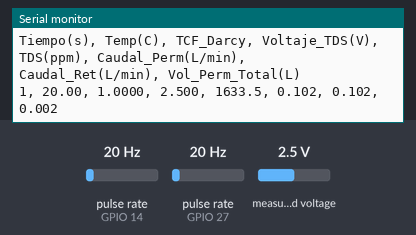
Simulated run of this sketch. Board: ESP32. Shown: the last lines printed to the serial monitor. Wiring (inferred from the names in the program): 2 × pulse sensor: data GPIO 14 / data GPIO 27; ADS1115 converter at I2C address 0x48. Inputs (shaded band) come from the test bench; at power-on: pulse rate (sensors on GPIO 14, GPIO 27) 20 Hz, measured voltage 2.5 V.

Above: at 1.7 s.
1.8 s: pulse rate (sensor on GPIO 14) set to 4 Hz
At 2.6 s:
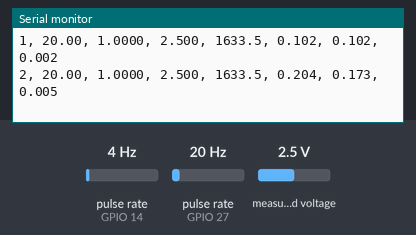
3.3 s: pulse rate (sensor on GPIO 27) set to 4 Hz
At 4.6 s:
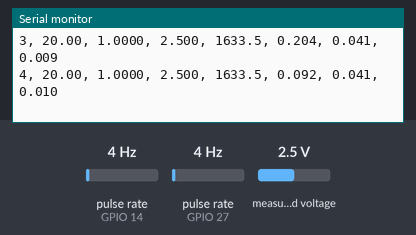
4.8 s: measured voltage set to 0.1 V
At 5.8 s:
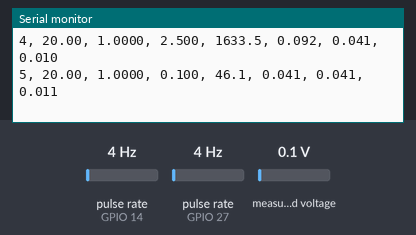
6.3 s: pulse rate (sensor on GPIO 14) set to 50 Hz
At 7.6 s:
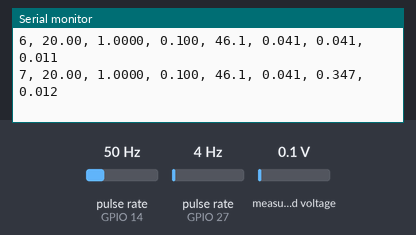
7.8 s: pulse rate (sensor on GPIO 27) set to 50 Hz
At 8.5 s:
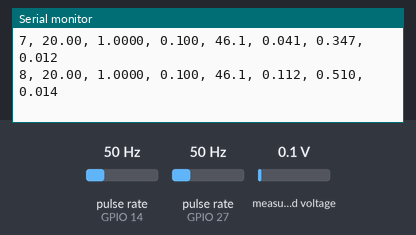
9.3 s: measured voltage set to 1.2 V
At 10.8 s:
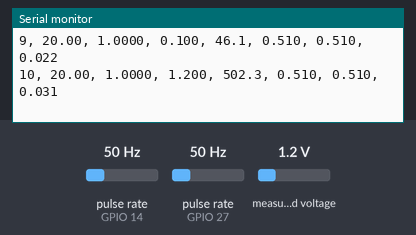
Timing chart, 0 to 11.8 s (numbered marks = the images above; inputs shaded):
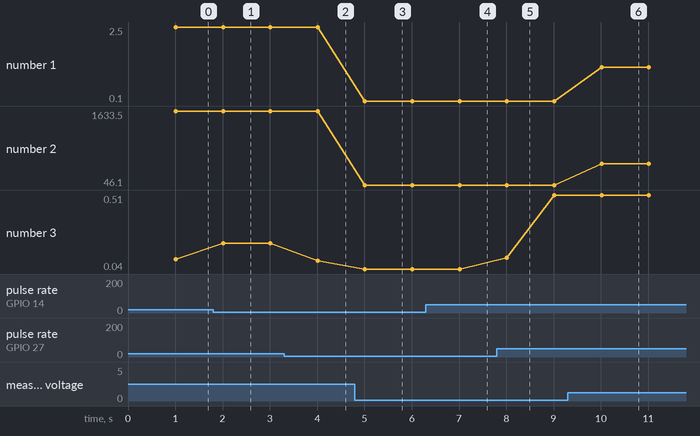

The sketch:

firmware_sensores_test.ino
```cpp
/* ==============================================================================
 * PROYECTO DE TESIS DE INGENIERÍA INDUSTRIAL - PLANTA DE ULTRAFILTRACIÓN FX100
 * HITO 3: TEST INTEGRAL DE SENSORES DISPONIBLES (CAUDAL, TEMPERATURA, TDS Y ADC)
 * ==============================================================================
 *
 * DESCRIPCIÓN:
 * Este firmware realiza la lectura simultánea y periódica de toda la instrumentación
 * actualmente disponible en el laboratorio:
 * 1. Dos caudalímetros de microflujo YF-S401 (Permeado en GPIO 27 y Retentado en GPIO 14).
 * 2. Sensor de temperatura sumergible DS18B20 en GPIO 34 (Protocolo OneWire).
 * 3. Sensor de calidad de agua TDS a través del conversor I2C ADS1115 (o GPIO 35 analógico).
 *
 * CONEXIONES FÍSICAS (ESP32 38 PINES):
 * - GPIO 27 ──► Señal Caudalímetro Permeado (Cable Amarillo)
 * - GPIO 14 ──► Señal Caudalímetro Retentado (Cable Amarillo)
 * - GPIO 34 ──► Señal Sonda DS18B20 (Cable Amarillo con resistencia 4.7k a 3.3V)
 * - GPIO 21 ──► SDA del módulo ADS1115 (Bus I2C)
 * - GPIO 22 ──► SCL del módulo ADS1115 (Bus I2C)
 * - GND     ──► Masa común de todos los sensores
 * - 3V3 / 5V──► Alimentación de sensores
 * ============================================================================== */

#include <Arduino.h>
#include <Wire.h>

// ------------------------------------------------------------------------------
// 1. ASIGNACIÓN DE PINES
// ------------------------------------------------------------------------------
const uint8_t PIN_CAUDAL_PERM = 27; // Pulsos Caudalímetro Permeado
const uint8_t PIN_CAUDAL_RET  = 14; // Pulsos Caudalímetro Retentado
const uint8_t PIN_ONEWIRE     = 34; // Datos Sonda DS18B20
const uint8_t PIN_TDS_DIRECTO = 35; // Entrada analógica de respaldo para TDS

// Dirección I2C del conversor ADS1115 (Pin ADDR a GND)
const uint8_t ADS1115_I2C_ADDR = 0x48;

// ------------------------------------------------------------------------------
// 2. VARIABLES DE CAUDAL (INTERRUPCIONES DE HARDWARE)
// ------------------------------------------------------------------------------
volatile unsigned long pulsosPermeado  = 0;
volatile unsigned long pulsosRetentado = 0;

float caudalPermeado_Lmin  = 0.0;
float caudalRetentado_Lmin = 0.0;
float volumenPermeado_L    = 0.0;

// Rutinas de Servicio de Interrupción (ISR) en memoria IRAM
void IRAM_ATTR isrCaudalPermeado() {
  pulsosPermeado++;
}

void IRAM_ATTR isrCaudalRetentado() {
  pulsosRetentado++;
}

// ------------------------------------------------------------------------------
// 3. VARIABLES DE TEMPERATURA Y CALIDAD DE AGUA (TDS)
// ------------------------------------------------------------------------------
float temperaturaAgua_C = 20.0; // Valor medido (°C)
float factorTCF         = 1.0;  // Factor de corrección de viscosidad Darcy
float voltajeTDS        = 0.0;  // Voltaje analógico (V)
float tds_ppm           = 0.0;  // Sólidos totales disueltos (mg/L o ppm)

unsigned long t_ultimo_muestreo_ms = 0;

// ------------------------------------------------------------------------------
// 4. LECTURA RAW I2C DEL CONVERSOR ADS1115 (Canal A0)
// ------------------------------------------------------------------------------
int16_t leerADS1115_Canal0() {
  Wire.beginTransmission(ADS1115_I2C_ADDR);
  Wire.write(0x01); // Puntero al Registro de Configuración
  // Configuración: Single-ended A0, ±4.096V (Gain 1), Modo Single-shot, 128 SPS
  Wire.write(0xC2);
  Wire.write(0x83);
  Wire.endTransmission();

  delay(10); // Esperar conversión

  Wire.beginTransmission(ADS1115_I2C_ADDR);
  Wire.write(0x00); // Puntero al Registro de Conversión
  Wire.endTransmission();

  Wire.requestFrom((int)ADS1115_I2C_ADDR, 2);
  if (Wire.available() >= 2) {
    int16_t res = (Wire.read() << 8) | Wire.read();
    return res;
  }
  return 0;
}

// ------------------------------------------------------------------------------
// 5. SETUP: CONFIGURACIÓN DE PINES, I2C E INTERRUPCIONES
// ------------------------------------------------------------------------------
void setup() {
  Serial.begin(115200);
  delay(500);

  Serial.println("\n==========================================================");
  Serial.println("  PLANTA PILOTO DE ULTRAFILTRACIÓN INDUSTRIAL - HITO 3    ");
  Serial.println("  Test y Calibración de Sensores (Caudal, TDS, Temp, ADC) ");
  Serial.println("==========================================================");

  // Configuración de I2C (GPIO 21 SDA, GPIO 22 SCL)
  Wire.begin(21, 22);

  // Configuración de Pines de Caudalímetros con Interrupciones
  pinMode(PIN_CAUDAL_PERM, INPUT_PULLUP);
  pinMode(PIN_CAUDAL_RET, INPUT_PULLUP);
  attachInterrupt(digitalPinToInterrupt(PIN_CAUDAL_PERM), isrCaudalPermeado, RISING);
  attachInterrupt(digitalPinToInterrupt(PIN_CAUDAL_RET), isrCaudalRetentado, RISING);

  // Pin analógico de respaldo
  pinMode(PIN_TDS_DIRECTO, INPUT);

  Serial.println("[OK] Interrupciones de caudalímetros asignadas.");
  Serial.println("[OK] Bus I2C inicializado. Escaneando dispositivos...");

  // Escaneo I2C rápido para verificar presencia del ADS1115
  Wire.beginTransmission(ADS1115_I2C_ADDR);
  if (Wire.endTransmission() == 0) {
    Serial.println("[OK] Conversor ADS1115 detectado exitosamente en dirección 0x48.");
  } else {
    Serial.println("[AVISO] ADS1115 no responde en 0x48. Se usará lectura analógica interna (GPIO 35).");
  }

  Serial.println("\n--- INICIANDO REGISTRO DE DATOS (Cada 1 Segundo) ---");
  Serial.println("Tiempo(s), Temp(C), TCF_Darcy, Voltaje_TDS(V), TDS(ppm), Caudal_Perm(L/min), Caudal_Ret(L/min), Vol_Perm_Total(L)");
}

// ------------------------------------------------------------------------------
// 6. LOOP PRINCIPAL: CÁLCULO DE TELEMETRÍA CADA 1 SEGUNDO
// ------------------------------------------------------------------------------
void loop() {
  unsigned long t_ahora = millis();

  if (t_ahora - t_ultimo_muestreo_ms >= 1000) {
    float dt = (t_ahora - t_ultimo_muestreo_ms) / 1000.0f;
    t_ultimo_muestreo_ms = t_ahora;

    // 1. Cálculo de Caudales (Factor YF-S401: 98 pulsos/seg = 1 L/min)
    noInterrupts();
    unsigned long pPerm = pulsosPermeado;
    unsigned long pRet  = pulsosRetentado;
    pulsosPermeado = 0;
    pulsosRetentado = 0;
    interrupts();

    caudalPermeado_Lmin  = (float)pPerm / (98.0f * dt);
    caudalRetentado_Lmin = (float)pRet  / (98.0f * dt);
    volumenPermeado_L   += (caudalPermeado_Lmin / 60.0f) * dt;

    // 2. Lectura de Calidad de Agua (TDS) mediante ADS1115 o ADC interno
    int16_t adcCounts = leerADS1115_Canal0();
    if (adcCounts > 0) {
      voltajeTDS = (float)adcCounts * 0.000125f; // ±4.096V rango / 32768
    } else {
      voltajeTDS = (float)analogRead(PIN_TDS_DIRECTO) * (3.3f / 4095.0f);
    }

    // 3. Compensación Térmica de Viscosidad para Ley de Darcy (TCF)
    // TCF = exp(0.0239 * (20 - T))
    factorTCF = exp(0.0239f * (20.0f - temperaturaAgua_C));

    // 4. Cálculo de TDS en ppm con compensación a 25°C
    float vCompensado = voltajeTDS / (1.0f + 0.02f * (temperaturaAgua_C - 25.0f));
    tds_ppm = (133.42f * pow(vCompensado, 3) - 255.86f * pow(vCompensado, 2) + 857.39f * vCompensado) * 0.5f;
    if (tds_ppm < 0.0f) tds_ppm = 0.0f;

    // 5. Impresión en formato CSV por el Monitor Serie
    Serial.printf("%lu, %.2f, %.4f, %.3f, %.1f, %.3f, %.3f, %.3f\n",
                  t_ahora / 1000,
                  temperaturaAgua_C,
                  factorTCF,
                  voltajeTDS,
                  tds_ppm,
                  caudalPermeado_Lmin,
                  caudalRetentado_Lmin,
                  volumenPermeado_L);
  }
}
```

Measured:
- after the input at 1.8 s, the serial monitor: prints a new line after 0.21 s (image 1)
- after the input at 3.3 s, the serial monitor: prints a new line after 0.71 s (image 2)
- after the input at 4.8 s, the serial monitor: prints a new line after 0.21 s (image 3)
- after the input at 6.3 s, the serial monitor: prints a new line after 0.71 s (image 4)
- after the input at 7.8 s, the serial monitor: prints a new line after 0.21 s (image 5)
- after the input at 9.3 s, the serial monitor: prints a new line after 0.72 s (image 6)
- plotted number 1: 2.5 → 0.1 after the input at 4.8 s, 0.1 → 1.2 after the input at 9.3 s
- plotted number 2: 1633.5 → 46.1 after the input at 4.8 s, 46.1 → 502.3 after the input at 9.3 s
